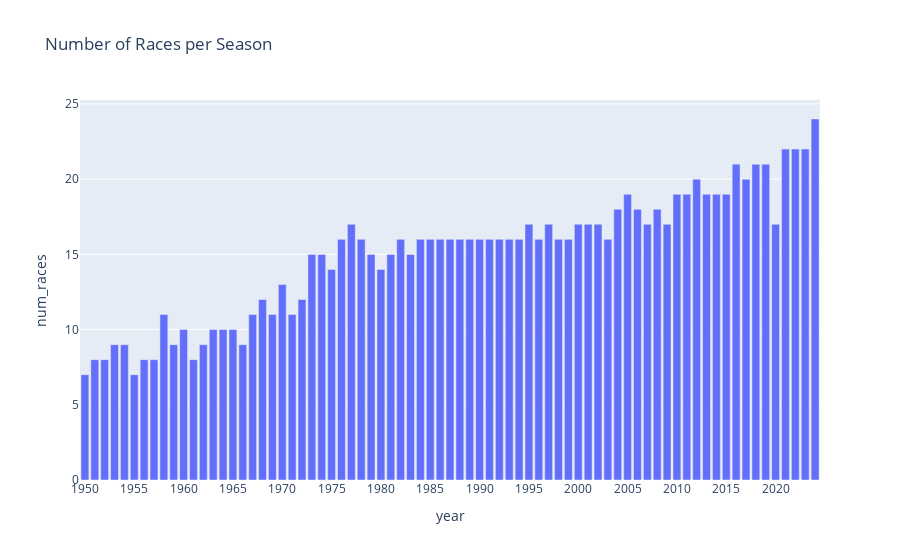

Source (notebook cell):
### Code cell
# Cell 7: Distribution of races per year
races_per_year = races.groupby('year').size().reset_index(name='num_races')
fig = px.bar(races_per_year, x='year', y='num_races', title='Number of Races per Season')
fig.update_layout(xaxis={'dtick': 5})
fig.show()

### Figure 1 — Plotly figure (JSON) as saved in the notebook; plotly's stock layout.template omitted (floating-point values rounded to 4 significant figures)
{"data": [{"hovertemplate": "year=%{x}<br>num_races=%{y}<extra></extra>", "legendgroup": "", "marker": {"color": "#636efa", "pattern": {"shape": ""}}, "name": "", "orientation": "v", "showlegend": false, "textposition": "auto", "type": "bar", "x": [1950, 1951, 1952, 1953, 1954, 1955, 1956, 1957, 1958, 1959, 1960, 1961, 1962, 1963, 1964, 1965, 1966, 1967, 1968, 1969, 1970, 1971, 1972, 1973, 1974, 1975, 1976, 1977, 1978, 1979, 1980, 1981, 1982, 1983, 1984, 1985, 1986, 1987, 1988, 1989, 1990, 1991, 1992, 1993, 1994, 1995, 1996, 1997, 1998, 1999, 2000, 2001, 2002, 2003, 2004, 2005, 2006, 2007, 2008, 2009, 2010, 2011, 2012, 2013, 2014, 2015, 2016, 2017, 2018, 2019, 2020, 2021, 2022, 2023, 2024], "xaxis": "x", "y": [7, 8, 8, 9, 9, 7, 8, 8, 11, 9, 10, 8, 9, 10, 10, 10, 9, 11, 12, 11, 13, 11, 12, 15, 15, 14, 16, 17, 16, 15, 14, 15, 16, 15, 16, 16, 16, 16, 16, 16, 16, 16, 16, 16, 16, 17, 16, 17, 16, 16, 17, 17, 17, 16, 18, 19, 18, 17, 18, 17, 19, 19, 20, 19, 19, 19, 21, 20, 21, 21, 17, 22, 22, 22, 24], "yaxis": "y"}], "layout": {"barmode": "relative", "legend": {"tracegroupgap": 0}, "title": {"text": "Number of Races per Season"}, "xaxis": {"anchor": "y", "domain": [0, 1], "dtick": 5, "title": {"text": "year"}}, "yaxis": {"anchor": "x", "domain": [0, 1], "title": {"text": "num_races"}}}}
